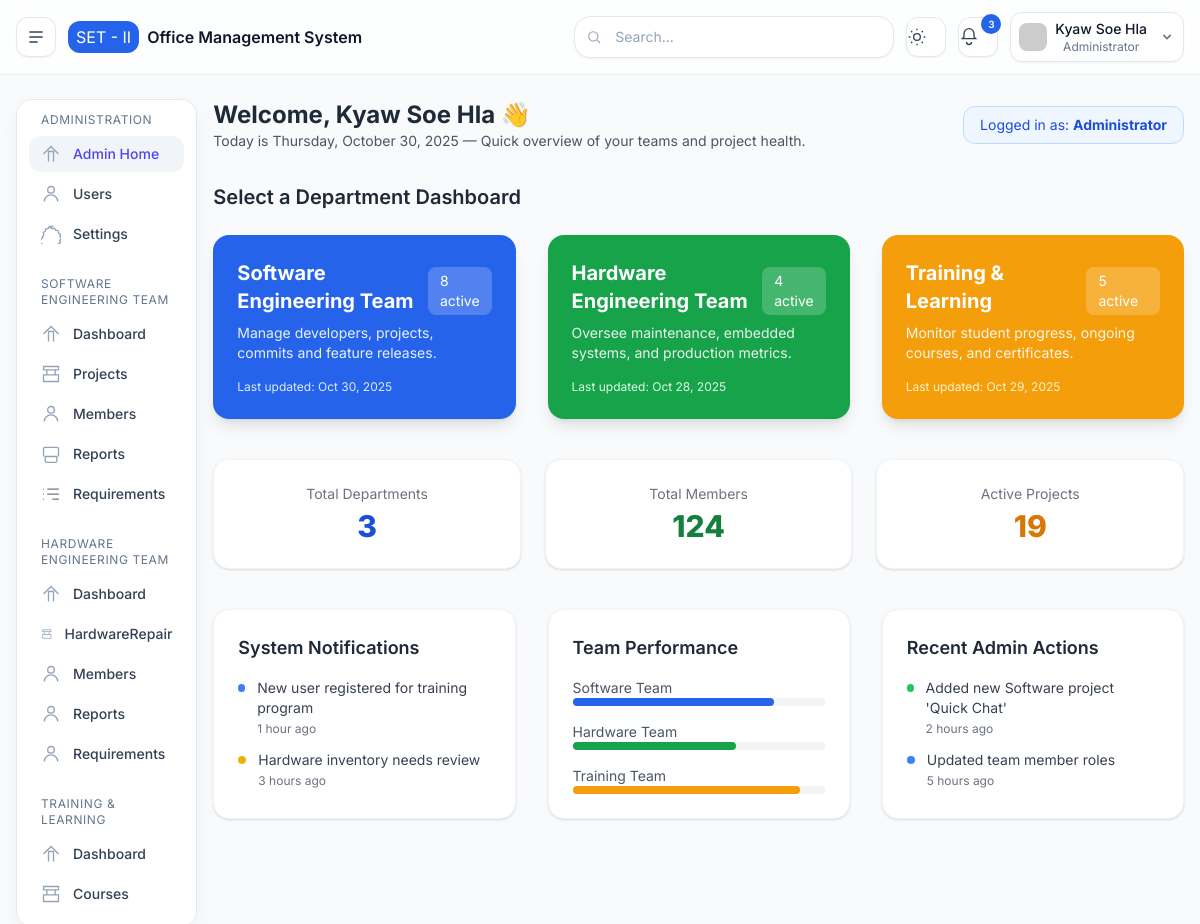
The app's page /dashboard/ (signed in) with its own data.
### base/models.py (models this page shows, shortened)
class SystemSettings(models.Model):
    system_name = models.CharField(max_length=100, default="Engineering Management Dashboard")
    organization = models.CharField(max_length=100, default="Software Engineering Team II")
    email_notifications = models.BooleanField(default=True)
    system_warnings = models.BooleanField(default=True)
    weekly_reports = models.BooleanField(default=False)
    session_timeout = models.PositiveIntegerField(default=30)
    updated_at = models.DateTimeField(auto_now=True)

### accounts/models.py (models this page shows, shortened)
class CustomUser(AbstractBaseUser, PermissionsMixin):
    ROLE_CHOICES = [
        ("admin", "Administrator"),
        ("set", "Software Engineering Team"),
        ("het", "Hardware Engineering Team"),
        ("training", "Training & Learning"),
    ]
    id = models.UUIDField(primary_key=True, default=uuid.uuid4, editable=False)
    email = models.EmailField(unique=True)
    full_name = models.CharField(max_length=255)
    role = models.CharField(max_length=20, choices=ROLE_CHOICES, default="‌admin")
    is_active = models.BooleanField(default=True)
    is_staff = models.BooleanField(default=False)
    date_joined = models.DateTimeField(auto_now_add=True)
    groups = models.ManyToManyField(
        "auth.Group",
        related_name="customuser_set",
        blank=True,
        help_text="The groups this user belongs to.",
    )
    user_permissions = models.ManyToManyField(
        "auth.Permission",
        related_name="customuser_permissions",
        blank=True,
        help_text="Specific permissions for this user.",
    )
    USERNAME_FIELD = "email"
    REQUIRED_FIELDS = ["full_name"]
    objects = CustomUserManager()

### base/views.py (the view)
# urls.py: path('', views.dashboard, name='dashboard'),
@login_required(login_url="/")
@role_required("admin")
def dashboard(request):
    context = {
        "active_menu": "admin_index",
        "today": timezone.now(),
        "software_count": 8,
        "hardware_count": 4,
        "training_count": 5,
        "software_last_updated": timezone.now(),
        "hardware_last_updated": timezone.now() - timedelta(days=2),
        "training_last_updated": timezone.now() - timedelta(days=1),
        "total_departments": 3,
        "total_members": 124,
        "total_projects": 19,
        "software_progress": 80,
        "hardware_progress": 65,
        "training_progress": 90,
        "notifications": [
            {"message": "New user registered for training program", "level": "info", "timestamp": timezone.now() - timedelta(hours=1)},
            {"message": "Hardware inventory needs review", "level": "warning", "timestamp": timezone.now() - timedelta(hours=3)},
        ],
        "recent_actions": [
            {"type": "add", "message": "Added new Software project 'Quick Chat'", "timestamp": timezone.now() - timedelta(hours=2)},
            {"type": "update", "message": "Updated team member roles", "timestamp": timezone.now() - timedelta(hours=5)},
        ],
    }
    return render(request, 'pages/admin/dashboard.html', context)

### templates/pages/admin/dashboard.html
{% extends 'layouts/main.html' %}
{% block content %}
<div class="mb-8">
  <div class="flex justify-between items-center flex-wrap gap-4">
    <div>
      <h1 class="text-2xl font-bold text-gray-800 dark:text-gray-100">
        Welcome, {{ request.user.full_name }} 👋
      </h1>
      <p class="text-gray-600 dark:text-gray-400 text-sm">
        Today is {{ today|date:"l, F j, Y" }} — Quick overview of your teams and project health.
      </p>
    </div>
    <div class="bg-blue-50 dark:bg-blue-900/40 border border-blue-200 dark:border-blue-800 rounded-xl px-4 py-2 text-sm text-blue-700 dark:text-blue-300">
      Logged in as: <strong>{{ request.user.get_role_display }}</strong>
    </div>
  </div>
</div>
<h2 class="text-xl font-semibold mb-6 text-gray-800 dark:text-gray-100">Select a Department Dashboard</h2>
<div class="grid grid-cols-1 sm:grid-cols-2 lg:grid-cols-3 gap-8">
  <a href="{% url 'set.index' %}"
     class="group block rounded-2xl bg-blue-600 p-6 text-white hover:bg-blue-700 transition shadow-lg">
    <div class="flex justify-between items-center">
      <h3 class="text-xl font-bold mb-2">Software Engineering Team</h3>
      <span class="bg-white/20 px-3 py-1 rounded-lg text-sm">{{ software_count }} active</span>
    </div>
    <p class="text-sm opacity-90 group-hover:opacity-100">
      Manage developers, projects, commits and feature releases.
    </p>
    <div class="mt-4 text-xs text-blue-100">
      Last updated: {{ software_last_updated|date:"M j, Y" }}
    </div>
  </a>
  <a href="{% url 'het.index' %}"
     class="group block rounded-2xl bg-green-600 p-6 text-white hover:bg-green-700 transition shadow-lg">
    <div class="flex justify-between items-center">
      <h3 class="text-xl font-bold mb-2">Hardware Engineering Team</h3>
      <span class="bg-white/20 px-3 py-1 rounded-lg text-sm">{{ hardware_count }} active</span>
    </div>
    <p class="text-sm opacity-90 group-hover:opacity-100">
      Oversee maintenance, embedded systems, and production metrics.
    </p>
    <div class="mt-4 text-xs text-green-100">
      Last updated: {{ hardware_last_updated|date:"M j, Y" }}
    </div>
  </a>
  <a href="{% url 'training.index' %}"
     class="group block rounded-2xl bg-amber-500 p-6 text-white hover:bg-amber-600 transition shadow-lg">
    <div class="flex justify-between items-center">
      <h3 class="text-xl font-bold mb-2">Training & Learning</h3>
      <span class="bg-white/20 px-3 py-1 rounded-lg text-sm">{{ training_count }} active</span>
    </div>
    <p class="text-sm opacity-90 group-hover:opacity-100">
      Monitor student progress, ongoing courses, and certificates.
    </p>
    <div class="mt-4 text-xs text-amber-100">
      Last updated: {{ training_last_updated|date:"M j, Y" }}
    </div>
  </a>
</div>
<div class="mt-10 grid grid-cols-1 md:grid-cols-3 gap-6">
  <div class="bg-white dark:bg-gray-800 p-6 rounded-2xl shadow text-center border border-gray-100 dark:border-gray-700">
    <h3 class="text-sm text-gray-500 dark:text-gray-400 mb-1">Total Departments</h3>
    <div class="text-3xl font-extrabold text-blue-700 dark:text-blue-400">{{ total_departments|default:3 }}</div>
  </div>
  <div class="bg-white dark:bg-gray-800 p-6 rounded-2xl shadow text-center border border-gray-100 dark:border-gray-700">
    <h3 class="text-sm text-gray-500 dark:text-gray-400 mb-1">Total Members</h3>
    <div class="text-3xl font-extrabold text-green-700 dark:text-green-400">{{ total_members|default:120 }}</div>
  </div>
  <div class="bg-white dark:bg-gray-800 p-6 rounded-2xl shadow text-center border border-gray-100 dark:border-gray-700">
    <h3 class="text-sm text-gray-500 dark:text-gray-400 mb-1">Active Projects</h3>
    <div class="text-3xl font-extrabold text-amber-600 dark:text-amber-400">{{ total_projects|default:18 }}</div>
  </div>
</div>
<section class="mt-10 grid grid-cols-1 lg:grid-cols-3 gap-8">
  <div class="bg-white dark:bg-gray-800 rounded-2xl shadow border border-gray-100 dark:border-gray-700 p-6">
    <h2 class="text-lg font-semibold mb-4 text-gray-800 dark:text-gray-100">System Notifications</h2>
    <ul class="space-y-3 text-sm">
      {% for note in notifications %}
      <li class="flex items-start gap-3">
        <span class="h-2 w-2 mt-1.5 rounded-full
          {% if note.level == 'info' %}bg-blue-500{% elif note.level == 'warning' %}bg-yellow-500{% else %}bg-red-500{% endif %}">
        </span>
        <div>
          <p class="text-gray-700 dark:text-gray-300">{{ note.message }}</p>
          <span class="text-xs text-gray-500 dark:text-gray-400">{{ note.timestamp|timesince }} ago</span>
        </div>
      </li>
      {% empty %}
      <li class="text-gray-500 dark:text-gray-400 text-sm">No new notifications.</li>
      {% endfor %}
    </ul>
  </div>
  <div class="bg-white dark:bg-gray-800 rounded-2xl shadow border border-gray-100 dark:border-gray-700 p-6">
    <h2 class="text-lg font-semibold mb-4 text-gray-800 dark:text-gray-100">Team Performance</h2>
    <div class="space-y-4 text-sm">
      <div>
        <p class="text-gray-600 dark:text-gray-400">Software Team</p>
        <div class="w-full bg-gray-100 dark:bg-gray-700 rounded-full h-2">
          <div class="bg-blue-600 h-2 rounded-full" style="width: {{ software_progress|default:80 }}%"></div>
        </div>
      </div>
      <div>
        <p class="text-gray-600 dark:text-gray-400">Hardware Team</p>
        <div class="w-full bg-gray-100 dark:bg-gray-700 rounded-full h-2">
          <div class="bg-green-600 h-2 rounded-full" style="width: {{ hardware_progress|default:65 }}%"></div>
        </div>
      </div>
      <div>
        <p class="text-gray-600 dark:text-gray-400">Training Team</p>
        <div class="w-full bg-gray-100 dark:bg-gray-700 rounded-full h-2">
          <div class="bg-amber-500 h-2 rounded-full" style="width: {{ training_progress|default:90 }}%"></div>
        </div>
      </div>
    </div>
  </div>
  <div class="bg-white dark:bg-gray-800 rounded-2xl shadow border border-gray-100 dark:border-gray-700 p-6">
    <h2 class="text-lg font-semibold mb-4 text-gray-800 dark:text-gray-100">Recent Admin Actions</h2>
    <ul class="space-y-3 text-sm">
      {% for log in recent_actions %}
      <li class="flex items-start gap-3">
        <span class="h-2 w-2 mt-1.5 rounded-full
          {% if log.type == 'add' %}bg-green-500{% elif log.type == 'delete' %}bg-red-500{% else %}bg-blue-500{% endif %}">
        </span>
        <div>
          <p class="text-gray-700 dark:text-gray-300">{{ log.message }}</p>
          <span class="text-xs text-gray-500 dark:text-gray-400">{{ log.timestamp|timesince }} ago</span>
        </div>
      </li>
      {% empty %}
      <li class="text-gray-500 dark:text-gray-400 text-sm">No recent admin actions.</li>
      {% endfor %}
    </ul>
  </div>
</section>
{% endblock %}

### templates/layouts/partials/header.html (shortened to what this page needs)
<header
      class="sticky top-0 z-40 border-b border-slate-200/70 bg-white/75 backdrop-blur dark:border-slate-800 dark:bg-slate-900/75">
      <div class="mx-auto flex max-w-12xl items-center gap-3 px-4 py-3">
        <button id="btnSidebar"
          class="inline-flex h-10 w-10 items-center justify-center rounded-xl border border-slate-200 bg-white text-slate-700 shadow-sm hover:bg-slate-50 dark:border-slate-800 dark:bg-slate-900 dark:text-slate-200"
          aria-label="Toggle sidebar">
          <svg xmlns="http://www.w3.org/2000/svg" class="h-5 w-5" viewBox="0 0 24 24" fill="none" stroke="currentColor"
            stroke-width="1.8">
            <path d="M4 6h16M4 12h16M4 18h10" />
          </svg>
        </button>
        <div class="flex items-center gap-2">
          <span class="h-8 w-auto px-2 rounded-xl bg-brand-600 justify-center items-center text-white flex">{{organization|default:"SET - II"}}</span>
          <span class="font-semibold">{{system_name|default:"Office Management System"}}</span>
        </div>
        <div class="ml-auto flex items-center gap-2 sm:gap-3">
          <div class="relative hidden md:block">
            <input type="text" placeholder="Search..."
              class="w-[320px] rounded-2xl border border-slate-200 bg-white px-4 py-2.5 pl-10 text-sm shadow-sm outline-none placeholder:text-slate-400 focus:ring-2 focus:ring-brand-500/30 dark:border-slate-800 dark:bg-slate-900" />
            <svg class="absolute left-3 top-1/2 -translate-y-1/2 h-4 w-4 text-slate-400" viewBox="0 0 24 24" fill="none"
              stroke="currentColor" stroke-width="1.6">
              <circle cx="11" cy="11" r="7" />
              <path d="M21 21l-4.3-4.3" />
            </svg>
          </div>
          <button id="btnTheme"
            class="h-10 w-10 rounded-xl border border-slate-200 bg-white text-slate-700 shadow-sm hover:bg-slate-50 dark:border-slate-800 dark:bg-slate-900 dark:text-slate-200"
            aria-label="Toggle theme">
            <svg class="theme-sun h-5 w-5 block dark:hidden" viewBox="0 0 24 24" fill="none" stroke="currentColor"
              stroke-width="1.6">
              <circle cx="12" cy="12" r="4" />
              <path
                d="M12 2v2m0 16v2M2 12h2m16 0h2M4.9 4.9l1.4 1.4m11.3 11.4l1.4 1.4M4.9 19.1l1.4-1.4m11.3-11.4l1.4-1.4" />
            </svg>
          </button>
          <button
            class="relative h-10 w-10 rounded-xl border border-slate-200 bg-white text-slate-700 shadow-sm hover:bg-slate-50 dark:border-slate-800 dark:bg-slate-900 dark:text-slate-200"
            aria-label="Notifications">
            <svg class="h-5 w-5" viewBox="0 0 24 24" fill="none" stroke="currentColor" stroke-width="1.6">
              <path d="M6 8a6 6 0 1 1 12 0v4l2 2H4l2-2V8" />
              <path d="M9 18a3 3 0 0 0 6 0" />
            </svg>
            <span
              class="absolute -right-1 -top-1 inline-flex h-5 min-w-[20px] items-center justify-center rounded-full bg-brand-600 px-1.5 text-[10px] font-semibold text-white">3</span>
          </button>
          <div class="relative">
            <button id="profileDropdownBtn" class="flex items-center gap-2 rounded-xl border border-slate-200 bg-white px-2 py-1.5 shadow-sm md:flex dark:border-slate-800 dark:bg-slate-900">
              <img class="h-7 w-7 rounded-lg" src="https://i.pravatar.cc/48?img=13" alt="avatar" />
              <div class="leading-tight">
                <p class="text-sm font-medium">{{request.user.full_name}}</p>
                <p class="text-xs text-slate-500 dark:text-slate-400">{{request.user.get_role_display}}</p>
              </div>
              <svg xmlns="http://www.w3.org/2000/svg" class="h-4 w-4 ml-1 text-slate-500" viewBox="0 0 20 20" fill="currentColor">
                <path fill-rule="evenodd" d="M5.293 7.293a1 1 0 011.414 0L10 10.586l3.293-3.293a1 1 0 111.414 1.414l-4 4a1 1 0 01-1.414 0l-4-4a1 1 0 010-1.414z" clip-rule="evenodd" />
              </svg>
            </button>
          </div>
        </div>
      </div>
    </header>

### templates/layouts/main.html (style rules this page uses)
body { font-family: 'Inter', sans-serif; }

### records on screen
SystemSettings: organization "SET - II", system_name "Office Management System", updated_at "Oct 29, 2025"
CustomUser: user.full_name "Kyaw Soe Hla", user.role "Administrator", last_login "Oct 30, 2025", date_joined "Oct 28, 2025"

### other values on screen
{{ software_count }} "8"
{{ hardware_count }} "4"
{{ training_count }} "5"
{{ total_departments|default:3 }} "3"
{{ total_members|default:120 }} "124"
{{ total_projects|default:18 }} "19"
{{ note.message }} "New user registered for training program" "Hardware inventory needs review"
{{ note.timestamp|timesince }} "1 hour" "3 hours"
{{ log.message }} "Added new Software project 'Quick Chat'" "Updated team member roles"
{{ log.timestamp|timesince }} "2 hours" "5 hours"
